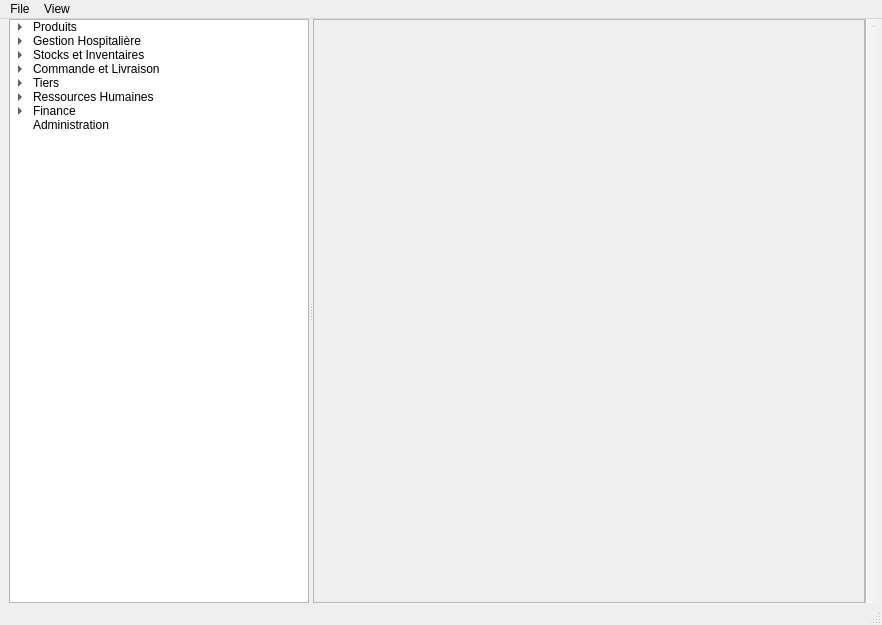
<?xml version="1.0" encoding="UTF-8"?>
<ui version="4.0">
 <class>MainWindow</class>
 <widget class="QMainWindow" name="MainWindow">
  <property name="geometry">
   <rect>
    <x>0</x>
    <y>0</y>
    <width>882</width>
    <height>625</height>
   </rect>
  </property>
  <property name="windowIcon">
   <iconset>
    <normaloff>:/main/logo.png</normaloff>:/main/logo.png</iconset>
  </property>
  <property name="dockNestingEnabled">
   <bool>true</bool>
  </property>
  <widget class="QWidget" name="centralwidget">
   <layout class="QGridLayout" name="mainLayout">
    <property name="topMargin">
     <number>0</number>
    </property>
    <property name="rightMargin">
     <number>0</number>
    </property>
    <property name="bottomMargin">
     <number>0</number>
    </property>
    <property name="spacing">
     <number>0</number>
    </property>
    <item row="0" column="0">
     <widget class="QSplitter" name="splitter">
      <property name="orientation">
       <enum>Qt::Horizontal</enum>
      </property>
      <widget class="QTreeWidget" name="menu">
       <property name="sizePolicy">
        <sizepolicy hsizetype="Preferred" vsizetype="Expanding">
         <horstretch>0</horstretch>
         <verstretch>0</verstretch>
        </sizepolicy>
       </property>
       <property name="maximumSize">
        <size>
         <width>300</width>
         <height>16777215</height>
        </size>
       </property>
       <property name="verticalScrollBarPolicy">
        <enum>Qt::ScrollBarAlwaysOff</enum>
       </property>
       <property name="horizontalScrollBarPolicy">
        <enum>Qt::ScrollBarAlwaysOff</enum>
       </property>
       <property name="sizeAdjustPolicy">
        <enum>QAbstractScrollArea::AdjustToContentsOnFirstShow</enum>
       </property>
       <property name="editTriggers">
        <set>QAbstractItemView::NoEditTriggers</set>
       </property>
       <property name="tabKeyNavigation">
        <bool>true</bool>
       </property>
       <property name="showDropIndicator" stdset="0">
        <bool>true</bool>
       </property>
       <property name="selectionBehavior">
        <enum>QAbstractItemView::SelectRows</enum>
       </property>
       <property name="textElideMode">
        <enum>Qt::ElideNone</enum>
       </property>
       <property name="autoExpandDelay">
        <number>1</number>
       </property>
       <property name="wordWrap">
        <bool>true</bool>
       </property>
       <attribute name="headerVisible">
        <bool>false</bool>
       </attribute>
       <column>
        <property name="text">
         <string notr="true">Menus</string>
        </property>
       </column>
       <item>
        <property name="text">
         <string>Produits</string>
        </property>
        <property name="icon">
         <iconset resource="../wposgui.qrc">
          <normaloff>:/icons/icons/pharmacy-2.png</normaloff>:/icons/icons/pharmacy-2.png</iconset>
        </property>
        <item>
         <property name="text">
          <string>Familles</string>
         </property>
         <property name="icon">
          <iconset resource="../wposgui.qrc">
           <normaloff>:/icons/icons/drug-category.png</normaloff>:/icons/icons/drug-category.png</iconset>
         </property>
        </item>
        <item>
         <property name="text">
          <string>Médicaments</string>
         </property>
         <property name="icon">
          <iconset resource="../wposgui.qrc">
           <normaloff>:/icons/icons/drugs.png</normaloff>:/icons/icons/drugs.png</iconset>
         </property>
        </item>
        <item>
         <property name="text">
          <string>Lits</string>
         </property>
         <property name="icon">
          <iconset resource="../wposgui.qrc">
           <normaloff>:/icons/icons/hospital.svg</normaloff>:/icons/icons/hospital.svg</iconset>
         </property>
        </item>
        <item>
         <property name="text">
          <string>Matériel Médical</string>
         </property>
         <property name="icon">
          <iconset resource="../wposgui.qrc">
           <normaloff>:/icons/icons/hand-scalpel.svg</normaloff>:/icons/icons/hand-scalpel.svg</iconset>
         </property>
        </item>
        <item>
         <property name="text">
          <string>Fournisseurs</string>
         </property>
         <property name="icon">
          <iconset resource="../wposgui.qrc">
           <normaloff>:/icons/icons/suppliers.png</normaloff>:/icons/icons/suppliers.png</iconset>
         </property>
        </item>
        <item>
         <property name="text">
          <string>Paramétrage</string>
         </property>
         <property name="icon">
          <iconset resource="../wposgui.qrc">
           <normaloff>:/icons/icons/settings.svg</normaloff>:/icons/icons/settings.svg</iconset>
         </property>
         <item>
          <property name="text">
           <string>Unités de Mesure</string>
          </property>
          <property name="icon">
           <iconset resource="../wposgui.qrc">
            <normaloff>:/icons/icons/uom.png</normaloff>:/icons/icons/uom.png</iconset>
          </property>
         </item>
         <item>
          <property name="text">
           <string>Catégorie de Mesure</string>
          </property>
         </item>
         <item>
          <property name="text">
           <string>Paramètres des Produits</string>
          </property>
         </item>
        </item>
       </item>
       <item>
        <property name="text">
         <string>Gestion Hospitalière</string>
        </property>
        <property name="icon">
         <iconset resource="../wposgui.qrc">
          <normaloff>:/icons/icons/health-center.svg</normaloff>:/icons/icons/health-center.svg</iconset>
        </property>
        <item>
         <property name="text">
          <string>Patients</string>
         </property>
         <property name="icon">
          <iconset resource="../wposgui.qrc">
           <normaloff>:/icons/icons/patient.png</normaloff>:/icons/icons/patient.png</iconset>
         </property>
        </item>
        <item>
         <property name="text">
          <string>Consultation</string>
         </property>
         <property name="icon">
          <iconset resource="../wposgui.qrc">
           <normaloff>:/icons/icons/consultation.png</normaloff>:/icons/icons/consultation.png</iconset>
         </property>
        </item>
        <item>
         <property name="text">
          <string>Rendez-Vous</string>
         </property>
         <property name="icon">
          <iconset resource="../wposgui.qrc">
           <normaloff>:/icons/icons/appointment.svg</normaloff>:/icons/icons/appointment.svg</iconset>
         </property>
        </item>
        <item>
         <property name="text">
          <string>Soins Infirmier</string>
         </property>
         <property name="icon">
          <iconset resource="../wposgui.qrc">
           <normaloff>:/icons/icons/nurse.jpeg</normaloff>:/icons/icons/nurse.jpeg</iconset>
         </property>
         <item>
          <property name="text">
           <string>Prise de Paramètre</string>
          </property>
         </item>
         <item>
          <property name="text">
           <string>Soin Ambulatoire</string>
          </property>
         </item>
         <item>
          <property name="text">
           <string>Ronde</string>
          </property>
         </item>
        </item>
        <item>
         <property name="text">
          <string>Hospitalisation</string>
         </property>
         <property name="icon">
          <iconset resource="../wposgui.qrc">
           <normaloff>:/icons/icons/hospital.svg</normaloff>:/icons/icons/hospital.svg</iconset>
         </property>
        </item>
        <item>
         <property name="text">
          <string>Ordonance</string>
         </property>
         <property name="icon">
          <iconset resource="../wposgui.qrc">
           <normaloff>:/icons/icons/prescription.svg</normaloff>:/icons/icons/prescription.svg</iconset>
         </property>
        </item>
        <item>
         <property name="text">
          <string>Laboratoire</string>
         </property>
         <property name="icon">
          <iconset resource="../wposgui.qrc">
           <normaloff>:/icons/icons/lab.svg</normaloff>:/icons/icons/lab.svg</iconset>
         </property>
        </item>
        <item>
         <property name="text">
          <string>Imagerie Médicale</string>
         </property>
         <property name="icon">
          <iconset resource="../wposgui.qrc">
           <normaloff>:/icons/icons/imaging.svg</normaloff>:/icons/icons/imaging.svg</iconset>
         </property>
        </item>
        <item>
         <property name="text">
          <string>Professionel de Santé</string>
         </property>
         <property name="icon">
          <iconset resource="../wposgui.qrc">
           <normaloff>:/icons/icons/doctor.svg</normaloff>:/icons/icons/doctor.svg</iconset>
         </property>
        </item>
       </item>
       <item>
        <property name="text">
         <string>Stocks et Inventaires</string>
        </property>
        <property name="icon">
         <iconset resource="../wposgui.qrc">
          <normaloff>:/icons/icons/product.svg</normaloff>:/icons/icons/product.svg</iconset>
        </property>
        <item>
         <property name="text">
          <string>Etat du Stock</string>
         </property>
         <property name="icon">
          <iconset resource="../wposgui.qrc">
           <normaloff>:/icons/icons/medicament.svg</normaloff>:/icons/icons/medicament.svg</iconset>
         </property>
        </item>
        <item>
         <property name="text">
          <string>Inventaire</string>
         </property>
         <property name="icon">
          <iconset resource="../wposgui.qrc">
           <normaloff>:/icons/icons/inventory.svg</normaloff>:/icons/icons/inventory.svg</iconset>
         </property>
        </item>
        <item>
         <property name="text">
          <string>Emplacement</string>
         </property>
         <property name="icon">
          <iconset resource="../wposgui.qrc">
           <normaloff>:/icons/icons/archives.svg</normaloff>:/icons/icons/archives.svg</iconset>
         </property>
        </item>
        <item>
         <property name="text">
          <string>Expédition</string>
         </property>
         <property name="icon">
          <iconset resource="../wposgui.qrc">
           <normaloff>:/icons/icons/carrier.svg</normaloff>:/icons/icons/carrier.svg</iconset>
         </property>
         <item>
          <property name="text">
           <string>Expédition Interne</string>
          </property>
         </item>
         <item>
          <property name="text">
           <string>Expédition Cliente</string>
          </property>
         </item>
         <item>
          <property name="text">
           <string>Expédition Fournisseur</string>
          </property>
         </item>
        </item>
        <item>
         <property name="text">
          <string>Mouvement</string>
         </property>
         <property name="icon">
          <iconset resource="../wposgui.qrc">
           <normaloff>:/icons/icons/movement.svg</normaloff>:/icons/icons/movement.svg</iconset>
         </property>
        </item>
        <item>
         <property name="text">
          <string>Lots</string>
         </property>
         <property name="icon">
          <iconset resource="../wposgui.qrc">
           <normaloff>:/icons/icons/barcode-scanner.svg</normaloff>:/icons/icons/barcode-scanner.svg</iconset>
         </property>
        </item>
        <item>
         <property name="text">
          <string>Règles d'Approvisionnement</string>
         </property>
         <property name="icon">
          <iconset resource="../wposgui.qrc">
           <normaloff>:/icons/icons/calendar-view.png</normaloff>:/icons/icons/calendar-view.png</iconset>
         </property>
        </item>
        <item>
         <property name="text">
          <string>Rapports</string>
         </property>
         <property name="icon">
          <iconset resource="../wposgui.qrc">
           <normaloff>:/icons/icons/reporting.png</normaloff>:/icons/icons/reporting.png</iconset>
         </property>
        </item>
       </item>
       <item>
        <property name="text">
         <string>Commande et Livraison</string>
        </property>
        <property name="icon">
         <iconset resource="../wposgui.qrc">
          <normaloff>:/icons/icons/suppliers.png</normaloff>:/icons/icons/suppliers.png</iconset>
        </property>
        <item>
         <property name="text">
          <string>Commande</string>
         </property>
         <property name="icon">
          <iconset resource="../wposgui.qrc">
           <normaloff>:/icons/icons/purchase.png</normaloff>:/icons/icons/purchase.png</iconset>
         </property>
        </item>
        <item>
         <property name="text">
          <string>Livraison</string>
         </property>
         <property name="icon">
          <iconset resource="../wposgui.qrc">
           <normaloff>:/icons/icons/purchase.svg</normaloff>:/icons/icons/purchase.svg</iconset>
         </property>
        </item>
       </item>
       <item>
        <property name="text">
         <string>Tiers</string>
        </property>
        <property name="icon">
         <iconset resource="../wposgui.qrc">
          <normaloff>:/icons/icons/party.svg</normaloff>:/icons/icons/party.svg</iconset>
        </property>
        <item>
         <property name="text">
          <string>Assurance</string>
         </property>
        </item>
        <item>
         <property name="text">
          <string>Pharmacie</string>
         </property>
         <property name="icon">
          <iconset resource="../wposgui.qrc">
           <normaloff>:/icons/icons/pharmacy.png</normaloff>:/icons/icons/pharmacy.png</iconset>
         </property>
        </item>
        <item>
         <property name="text">
          <string>Institution</string>
         </property>
         <property name="icon">
          <iconset resource="../wposgui.qrc">
           <normaloff>:/icons/icons/home.svg</normaloff>:/icons/icons/home.svg</iconset>
         </property>
        </item>
        <item>
         <property name="text">
          <string>Employeur</string>
         </property>
        </item>
        <item>
         <property name="text">
          <string>Moyens de Contact</string>
         </property>
         <item>
          <property name="text">
           <string>Contacts</string>
          </property>
         </item>
        </item>
       </item>
       <item>
        <property name="text">
         <string>Ressources Humaines</string>
        </property>
        <property name="icon">
         <iconset resource="../wposgui.qrc">
          <normaloff>:/icons/icons/human-resource.png</normaloff>:/icons/icons/human-resource.png</iconset>
        </property>
        <item>
         <property name="text">
          <string>Département</string>
         </property>
        </item>
        <item>
         <property name="text">
          <string>Personnel</string>
         </property>
        </item>
        <item>
         <property name="text">
          <string>Congés</string>
         </property>
        </item>
        <item>
         <property name="text">
          <string>Planning</string>
         </property>
        </item>
        <item>
         <property name="text">
          <string>Présence</string>
         </property>
        </item>
        <item>
         <property name="text">
          <string>Enrollement</string>
         </property>
        </item>
        <item>
         <property name="text">
          <string>Rapports</string>
         </property>
        </item>
       </item>
       <item>
        <property name="text">
         <string>Finance</string>
        </property>
        <property name="icon">
         <iconset resource="../wposgui.qrc">
          <normaloff>:/icons/icons/financial.svg</normaloff>:/icons/icons/financial.svg</iconset>
        </property>
        <item>
         <property name="text">
          <string>Factures</string>
         </property>
         <item>
          <property name="text">
           <string>Factures Clients</string>
          </property>
         </item>
         <item>
          <property name="text">
           <string>Factures Fournisseurs</string>
          </property>
         </item>
        </item>
        <item>
         <property name="text">
          <string>Entrées</string>
         </property>
         <item>
          <property name="text">
           <string>Journaux Périodiques</string>
          </property>
         </item>
        </item>
        <item>
         <property name="text">
          <string>Configuration</string>
         </property>
        </item>
       </item>
       <item>
        <property name="text">
         <string>Administration</string>
        </property>
        <property name="icon">
         <iconset resource="../wposgui.qrc">
          <normaloff>:/icons/icons/settings.svg</normaloff>:/icons/icons/settings.svg</iconset>
        </property>
       </item>
      </widget>
      <widget class="QStackedWidget" name="display">
       <property name="sizePolicy">
        <sizepolicy hsizetype="Expanding" vsizetype="Preferred">
         <horstretch>0</horstretch>
         <verstretch>0</verstretch>
        </sizepolicy>
       </property>
       <property name="autoFillBackground">
        <bool>false</bool>
       </property>
       <property name="frameShape">
        <enum>QFrame::StyledPanel</enum>
       </property>
       <property name="frameShadow">
        <enum>QFrame::Sunken</enum>
       </property>
       <property name="currentIndex">
        <number>0</number>
       </property>
       <widget class="QWidget" name="page1">
        <property name="sizePolicy">
         <sizepolicy hsizetype="Expanding" vsizetype="Expanding">
          <horstretch>0</horstretch>
          <verstretch>0</verstretch>
         </sizepolicy>
        </property>
       </widget>
       <widget class="QTabWidget" name="page2">
        <property name="documentMode">
         <bool>true</bool>
        </property>
        <property name="tabsClosable">
         <bool>true</bool>
        </property>
        <property name="movable">
         <bool>true</bool>
        </property>
        <property name="tabBarAutoHide">
         <bool>true</bool>
        </property>
        <widget class="QWidget" name="tab1">
         <attribute name="title">
          <string>Tab 1</string>
         </attribute>
        </widget>
        <widget class="QWidget" name="tab2">
         <attribute name="title">
          <string>Tab 2</string>
         </attribute>
        </widget>
       </widget>
      </widget>
     </widget>
    </item>
   </layout>
  </widget>
  <widget class="QStatusBar" name="statusBar"/>
  <widget class="QToolBar" name="notificationBar">
   <property name="minimumSize">
    <size>
     <width>0</width>
     <height>0</height>
    </size>
   </property>
   <property name="windowTitle">
    <string>Notification Bar</string>
   </property>
   <property name="movable">
    <bool>false</bool>
   </property>
   <property name="iconSize">
    <size>
     <width>48</width>
     <height>48</height>
    </size>
   </property>
   <attribute name="toolBarArea">
    <enum>RightToolBarArea</enum>
   </attribute>
   <attribute name="toolBarBreak">
    <bool>false</bool>
   </attribute>
   <addaction name="separator"/>
  </widget>
  <widget class="QMenuBar" name="menuBar">
   <property name="geometry">
    <rect>
     <x>0</x>
     <y>0</y>
     <width>882</width>
     <height>22</height>
    </rect>
   </property>
   <property name="nativeMenuBar">
    <bool>false</bool>
   </property>
   <widget class="QMenu" name="menuFile">
    <property name="title">
     <string>File</string>
    </property>
    <addaction name="actionExit"/>
   </widget>
   <widget class="QMenu" name="menuView">
    <property name="title">
     <string>View</string>
    </property>
   </widget>
   <addaction name="menuFile"/>
   <addaction name="menuView"/>
  </widget>
  <action name="actionExit">
   <property name="text">
    <string>Exit</string>
   </property>
  </action>
 </widget>
 <resources>
  <include location="../wposgui.qrc"/>
 </resources>
 <connections/>
</ui>
